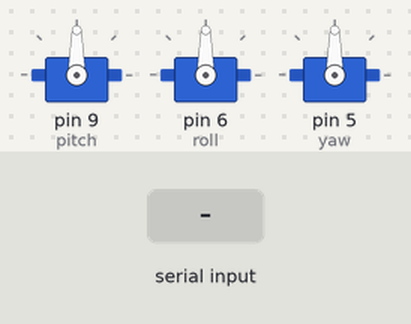
A sketch run on a simulated Arduino Uno, built with avr-gcc and run on an emulated ATmega328P. Parts: 3 × servo. Inputs (shaded band) come from the test bench.

Above: at 1.2 s.
1.3 s: "90,45,200\n" received over Serial
At 2.4 s:
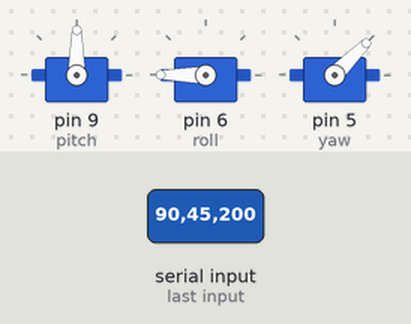
2.8 s: "30,150,10\n" received over Serial
At 3.5 s:
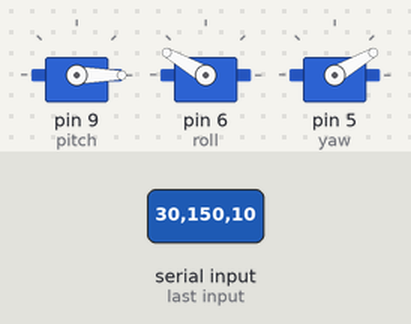
5.8 s: "90,45\n" received over Serial
At 7.7 s:
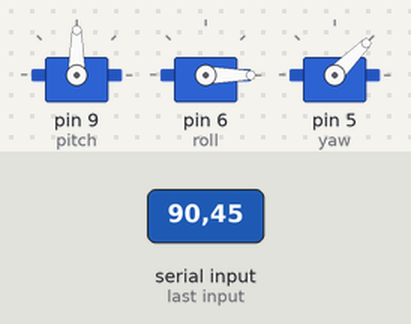
8.2 s: "30,150\n" received over Serial
At 9.6 s:
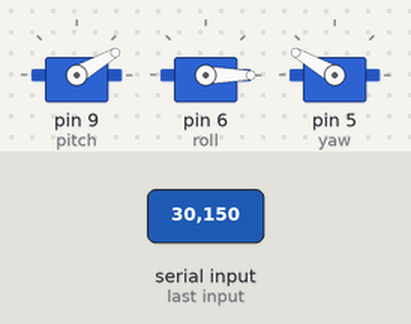
10.7 s: "90\n" received over Serial
At 13.4 s:
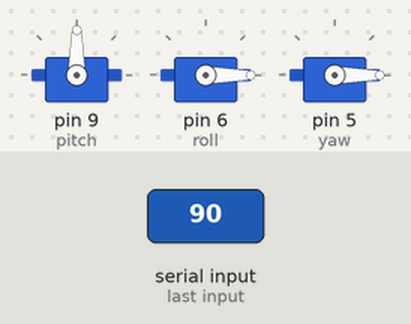
13.7 s: "200\n" received over Serial
At 16.9 s:
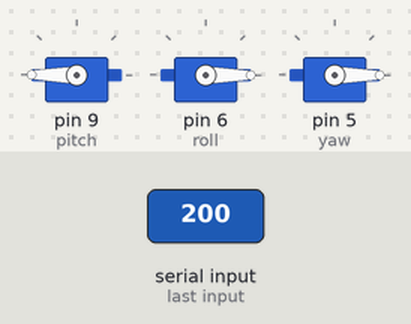
Timing chart, 0 to 17.7 s (numbered marks = the images above; inputs shaded):
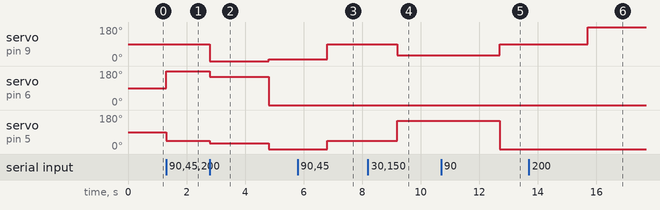

Measured:
- after the input at 1.3 s, servo on pin 6 (roll): 90° → 180° at once; servo on pin 5 (yaw): 90° → 45° at once
- after the input at 2.8 s, servo on pin 9 (pitch): 90° → 0° after 0.00 s instead of 1.5 s; servo on pin 6 (roll): 180° → 150° at once, → 0° 2.0 s later; servo on pin 5 (yaw): 45° → 30° at once, → 0° 2.0 s later
- after the input at 5.8 s, servo on pin 9 (pitch): 10° → 90° after 1.0 s; servo on pin 5 (yaw): 0° → 45° after 1.0 s
- after the input at 8.2 s, servo on pin 9 (pitch): 90° → 30° after 1.0 s; servo on pin 5 (yaw): 45° → 150° after 1.0 s
- after the input at 10.7 s, servo on pin 9 (pitch): 30° → 90° after 2.0 s; servo on pin 5 (yaw): 150° → 0° after 2.0 s
- after the input at 13.7 s, servo on pin 9 (pitch): 90° → 180° after 2.0 s

The sketch:

serialUnity.ino
```cpp
#include <Servo.h>

// create servos
Servo pitch;
Servo yaw;
Servo roll;
int x,y,z;

void setup() {
  // initialize serial:
  Serial.begin(115200);
  pitch.attach(9);
  roll.attach(6);
  yaw.attach(5);
}

void serialEvent(){


    x = Serial.parseInt();
    y = Serial.parseInt();
    z = Serial.parseInt();

    pitch.write(x);
    yaw.write(y);
    roll.write(z);

}
void loop() {}
```
